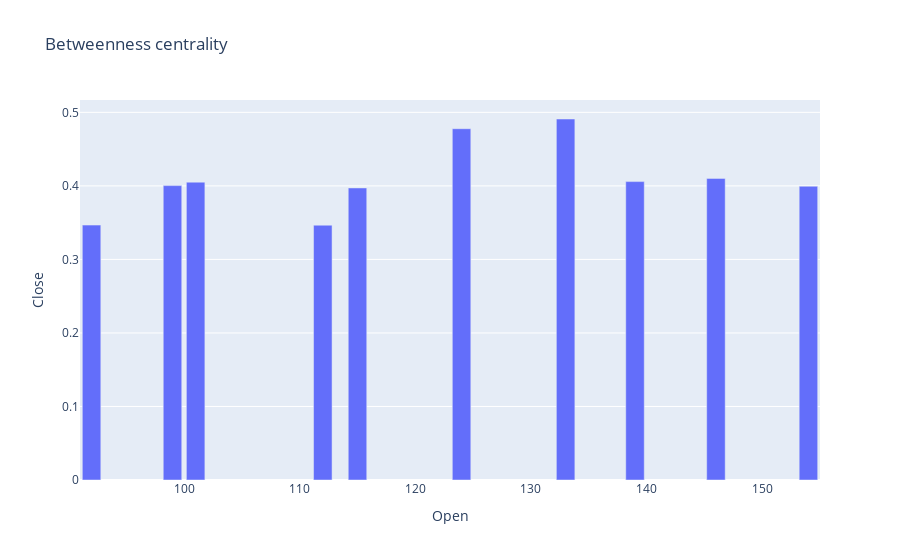

The notebook cell this image was saved under:
### Code cell
import plotly.graph_objects as go
ji=BC.sort_values(by='Betweenness centrality',ascending=False)
BC_S=ji.head(10)
bet=pd.DataFrame(BC_S)

BCi = go.Figure(data=[go.Bar(x=bet['Node'], y=bet['Betweenness centrality'])])
BCi.update_layout(title='Betweenness centrality', xaxis_title='Open', yaxis_title='Close')

### Figure 1 — Plotly figure (JSON) as saved in the notebook; plotly's stock layout.template omitted (floating-point values rounded to 4 significant figures)
{"data": [{"type": "bar", "x": [133, 124, 146, 139, 101, 99, 154, 115, 92, 112], "y": [0.491, 0.4777, 0.4102, 0.4058, 0.4051, 0.4004, 0.3995, 0.3972, 0.3467, 0.3465]}], "layout": {"title": {"text": "Betweenness centrality"}, "xaxis": {"title": {"text": "Open"}}, "yaxis": {"title": {"text": "Close"}}}}
